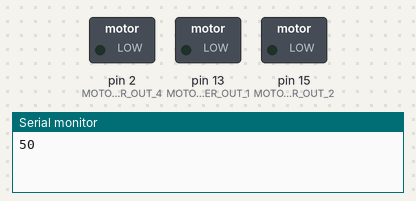
Recording of a sketch running on a simulated Arduino Uno, built with avr-gcc and run on an emulated ATmega328P. On the bench: switched loads named in the sketch (green lamp = pin HIGH), the last lines printed to the serial monitor. Pins used as bus, display or sensor lines are not drawn.

Above: at 0.1 s.
At 1.1 s:
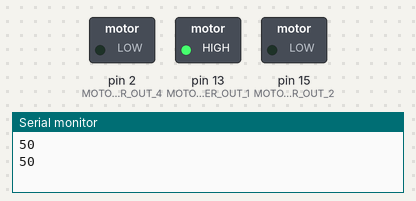
At 4.1 s:
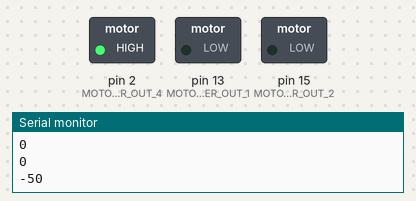
At 5.1 s:
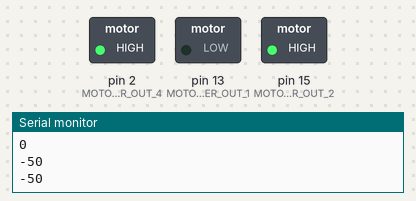
At 6.1 s:
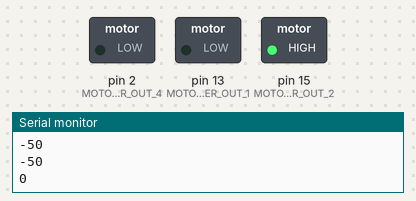
Timing chart, 0 to 8.5 s (numbered marks = the images above):
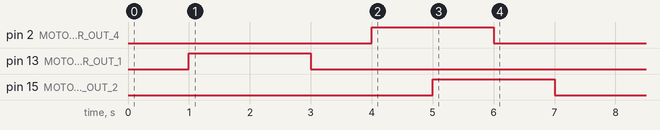

The sketch:

motor_test_sketch.ino
```cpp
// Motor Driver Pins
#define MOTOR_DRIVER_OUT_1 13 // D7
#define MOTOR_DRIVER_OUT_2 15 // D8
#define MOTOR_DRIVER_OUT_3 0  // D3
#define MOTOR_DRIVER_OUT_4 2  // D4

int right_motor[2] = {MOTOR_DRIVER_OUT_1, MOTOR_DRIVER_OUT_2};
int left_motor[2]  = {MOTOR_DRIVER_OUT_3, MOTOR_DRIVER_OUT_4};

void setup()
{
  Serial.begin(115200);
  pinMode(MOTOR_DRIVER_OUT_1, OUTPUT);
  pinMode(MOTOR_DRIVER_OUT_2, OUTPUT);
  pinMode(MOTOR_DRIVER_OUT_3, OUTPUT);
  pinMode(MOTOR_DRIVER_OUT_4, OUTPUT);

  digitalWrite(MOTOR_DRIVER_OUT_1, LOW);
  digitalWrite(MOTOR_DRIVER_OUT_2, LOW);
  digitalWrite(MOTOR_DRIVER_OUT_3, LOW);
  digitalWrite(MOTOR_DRIVER_OUT_4, LOW);

  drive(left_motor, 50);
  delay(1000);
  drive(right_motor, 50);
  delay(1000);

  drive(left_motor, 0);
  delay(1000);
  drive(right_motor, 0);
  delay(1000);

  drive(left_motor, -50);
  delay(1000);
  drive(right_motor, -50);
  delay(1000);

  drive(left_motor, 0);
  delay(1000);
  drive(right_motor, 0);
  delay(1000);
}

void loop()
{

}

void drive(int motor[], int v)
{
  if (v>100) v=100;
  if (v<-100) v=-100;
  if (v>0)
  {
    digitalWrite(motor[0], HIGH);
    analogWrite(motor[1], 255-(v*2.55));
  }
    else if (v<0) {
    digitalWrite(motor[1], HIGH);
    analogWrite(motor[0], 255+((v)*2.55));
  }
  else {
    digitalWrite(motor[0], LOW);
    digitalWrite(motor[1], LOW);
  }
  Serial.println(v);
}
```
